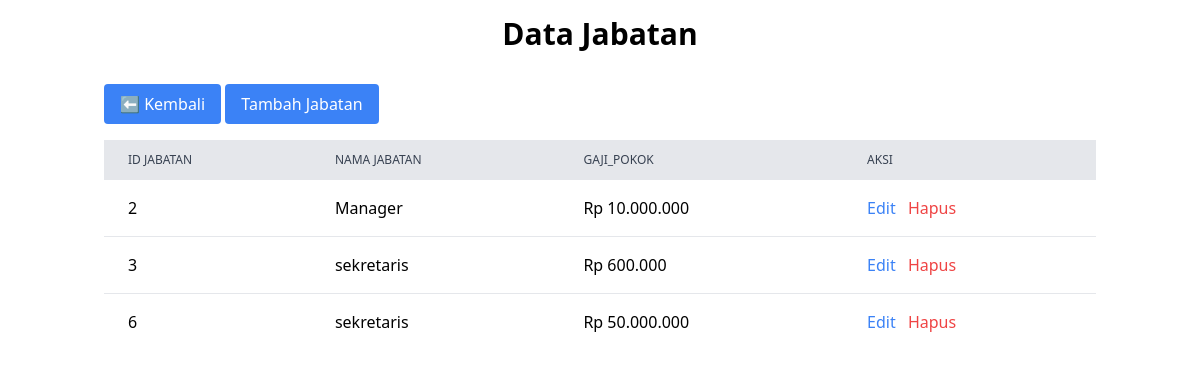
/jabatan.php, run on the app's committed database.
### tables this page shows
CREATE TABLE `jabatan` (
  `id_jabatan` int(11) NOT NULL,
  `nama_jabatan` varchar(255) NOT NULL,
  `GAJI_POKOK` decimal(10,2) NOT NULL,
  `tunjangan` decimal(10,2) NOT NULL
);

### jabatan.php (the view, shortened to what this page needs)
<?php
include 'koneksi.php';
$query = "SELECT * FROM Jabatan";
$result = mysqli_query($koneksi, $query);
?>
<!DOCTYPE html>
<html lang="en">
<head>
    <link href="https://cdn.jsdelivr.net/npm/tailwindcss@2.2.19/dist/tailwind.min.css" rel="stylesheet">
</head><body>
    <div class="container mx-auto p-4">
        <h1 class="text-3xl font-bold text-center mb-8">Data Jabatan</h1>
        <a href="index.php" class="bg-blue-500 text-white px-4 py-2 rounded mb-4 inline-block">⬅️ Kembali</a>
        <a href="tambah_jabatan.php" class="bg-blue-500 text-white px-4 py-2 rounded mb-4 inline-block">Tambah Jabatan</a>
        <table class="min-w-full">
            <thead class="bg-gray-200">
                <tr>
                    <th class="px-6 py-3 text-left text-xs font-medium text-gray-700 uppercase">ID Jabatan</th>
                    <th class="px-6 py-3 text-left text-xs font-medium text-gray-700 uppercase">Nama Jabatan</th>
                    <th class="px-6 py-3 text-left text-xs font-medium text-gray-700 uppercase">GAJI_POKOK</th>
                    <th class="px-6 py-3 text-left text-xs font-medium text-gray-700 uppercase">Aksi</th>
                </tr>
            </thead>
            <tbody class="divide-y divide-gray-200">
                <?php while ($row = mysqli_fetch_assoc($result)): ?>
                <tr>
                    <td class="px-6 py-4"><?= $row['id_jabatan'] ?></td>
                    <td class="px-6 py-4"><?= $row['nama_jabatan'] ?></td>
                    <td class="px-6 py-4"><?= "Rp " . number_format($row['GAJI_POKOK'], 0, ',', '.') ?></td>
                    <td class="px-6 py-4">
                    <a href="edit_jabatan.php?id=<?= $row['id_jabatan'] ?>" class="text-blue-500 hover:text-blue-700 border-solid">Edit</a>
                    <a href="hapus_jabatan.php?id=<?= $row['id_jabatan'] ?>" class="text-red-500 hover:text-red-700 ml-2 border-solid" onclick="return confirm('Apakah Anda yakin?')">Hapus</a>
                    </td>
                </tr>
                <?php endwhile; ?>
            </tbody>
            </table>
    </body>

### data on the page
jabatan: id_jabatan "2", nama_jabatan "Manager", GAJI_POKOK "10.000.000"
jabatan: id_jabatan "3", nama_jabatan "sekretaris", GAJI_POKOK "600.000"
jabatan: id_jabatan "6", nama_jabatan "sekretaris", GAJI_POKOK "50.000.000"
